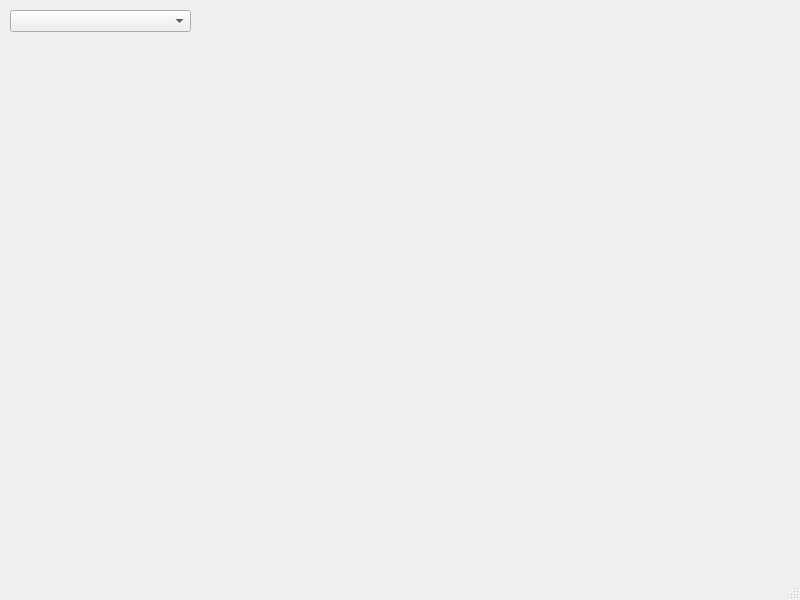
<?xml version="1.0" encoding="UTF-8"?>
<ui version="4.0">
 <class>MainWindow</class>
 <widget class="QMainWindow" name="MainWindow">
  <property name="geometry">
   <rect>
    <x>0</x>
    <y>0</y>
    <width>800</width>
    <height>600</height>
   </rect>
  </property>
  <property name="windowTitle">
   <string>MainWindow</string>
  </property>
  <widget class="QWidget" name="centralwidget">
   <widget class="QComboBox" name="accComboBox">
    <property name="geometry">
     <rect>
      <x>10</x>
      <y>10</y>
      <width>181</width>
      <height>22</height>
     </rect>
    </property>
   </widget>
  </widget>
  <widget class="QMenuBar" name="menubar">
   <property name="geometry">
    <rect>
     <x>0</x>
     <y>0</y>
     <width>800</width>
     <height>21</height>
    </rect>
   </property>
  </widget>
  <widget class="QStatusBar" name="statusbar"/>
 </widget>
 <resources/>
 <connections/>
</ui>
